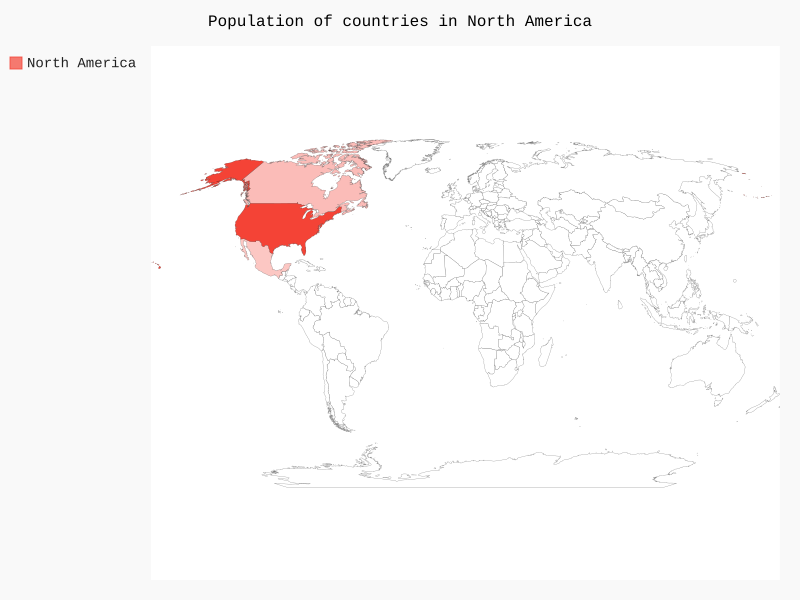

This figure's Python source:
import pygal

wm = pygal.maps.world.World()
wm.title = 'Population of countries in North America'
wm.add('North America', {'ca': 34126000, 'us':309349000, 'mx':11342300})

wm.render_to_file('na_populations.svg')
